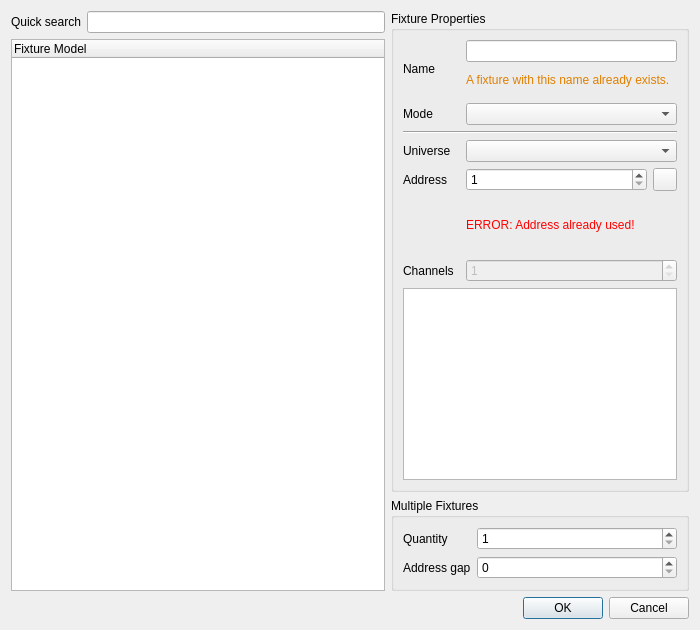
<?xml version="1.0" encoding="UTF-8"?>
<ui version="4.0">
 <author>Massimo Callegari</author>
 <comment>
  Q Light Controller Plus
  addfixture.ui

  Copyright (c) 2015 Massimo Callegari

  Licensed under the Apache License, Version 2.0 (the &quot;License&quot;);
  you may not use this file except in compliance with the License.
  You may obtain a copy of the License at

      http://www.apache.org/licenses/LICENSE-2.0.txt

  Unless required by applicable law or agreed to in writing, software
  distributed under the License is distributed on an &quot;AS IS&quot; BASIS,
  WITHOUT WARRANTIES OR CONDITIONS OF ANY KIND, either express or implied.
  See the License for the specific language governing permissions and
  limitations under the License.
 </comment>
 <class>AddFixture</class>
 <widget class="QDialog" name="AddFixture">
  <property name="geometry">
   <rect>
    <x>0</x>
    <y>0</y>
    <width>700</width>
    <height>630</height>
   </rect>
  </property>
  <property name="windowTitle">
   <string>Add fixture</string>
  </property>
  <layout class="QGridLayout" name="gridLayout_3">
   <item row="0" column="2" rowspan="2">
    <widget class="QGroupBox" name="m_propertiesGroup">
     <property name="sizePolicy">
      <sizepolicy hsizetype="Preferred" vsizetype="Expanding">
       <horstretch>0</horstretch>
       <verstretch>0</verstretch>
      </sizepolicy>
     </property>
     <property name="title">
      <string>Fixture Properties</string>
     </property>
     <layout class="QGridLayout" name="gridLayout">
      <item row="0" column="0">
       <widget class="QLabel" name="m_nameLabel">
        <property name="text">
         <string>Name</string>
        </property>
       </widget>
      </item>
      <item row="0" column="2">
       <layout class="QVBoxLayout" name="m_nameLayout">
        <property name="spacing">
         <number>2</number>
        </property>
        <item>
         <widget class="QLineEdit" name="m_nameEdit">
          <property name="toolTip">
           <string>A friendly name for the new fixture</string>
          </property>
         </widget>
        </item>
        <item>
         <widget class="QLabel" name="m_nameErrorLabel">
          <property name="text">
           <string>&lt;html&gt;&lt;head/&gt;&lt;body&gt;&lt;p&gt;&lt;span style=&quot; color:#e08000;&quot;&gt;A fixture with this name already exists.&lt;/span&gt;&lt;/p&gt;&lt;/body&gt;&lt;/html&gt;</string>
          </property>
         </widget>
        </item>
       </layout>
      </item>
      <item row="1" column="0">
       <widget class="QLabel" name="m_modeLabel">
        <property name="text">
         <string>Mode</string>
        </property>
       </widget>
      </item>
      <item row="1" column="2">
       <widget class="QComboBox" name="m_modeCombo">
        <property name="toolTip">
         <string>Selected fixture mode</string>
        </property>
       </widget>
      </item>
      <item row="2" column="0" colspan="3">
       <widget class="Line" name="line">
        <property name="orientation">
         <enum>Qt::Horizontal</enum>
        </property>
       </widget>
      </item>
      <item row="3" column="0">
       <widget class="QLabel" name="m_universeLabel">
        <property name="text">
         <string>Universe</string>
        </property>
       </widget>
      </item>
      <item row="3" column="2">
       <widget class="QComboBox" name="m_universeCombo">
        <property name="toolTip">
         <string>Add fixture to this universe</string>
        </property>
       </widget>
      </item>
      <item row="4" column="0">
       <widget class="QLabel" name="m_addressLabel">
        <property name="text">
         <string>Address</string>
        </property>
       </widget>
      </item>
      <item row="4" column="2">
       <layout class="QHBoxLayout" name="horizontalLayout_6">
        <item>
         <widget class="QSpinBox" name="m_addressSpin">
          <property name="toolTip">
           <string>The starting address of the (first) added fixture</string>
          </property>
          <property name="minimum">
           <number>1</number>
          </property>
          <property name="maximum">
           <number>512</number>
          </property>
         </widget>
        </item>
        <item>
         <widget class="QToolButton" name="m_diptoolButton">
          <property name="toolTip">
           <string>Address Tool</string>
          </property>
          <property name="icon">
           <iconset resource="qlcui.qrc">
            <normaloff>:/diptool.png</normaloff>:/diptool.png</iconset>
          </property>
         </widget>
        </item>
       </layout>
      </item>
      <item row="6" column="0">
       <widget class="QLabel" name="m_channelsLabel">
        <property name="text">
         <string>Channels</string>
        </property>
       </widget>
      </item>
      <item row="6" column="2">
       <widget class="QSpinBox" name="m_channelsSpin">
        <property name="enabled">
         <bool>false</bool>
        </property>
        <property name="toolTip">
         <string>Number of channels in the selected fixture</string>
        </property>
        <property name="minimum">
         <number>1</number>
        </property>
        <property name="maximum">
         <number>1000</number>
        </property>
        <property name="value">
         <number>1</number>
        </property>
       </widget>
      </item>
      <item row="7" column="0" colspan="3">
       <widget class="QListWidget" name="m_channelList">
        <property name="sizePolicy">
         <sizepolicy hsizetype="Expanding" vsizetype="Maximum">
          <horstretch>0</horstretch>
          <verstretch>0</verstretch>
         </sizepolicy>
        </property>
        <property name="toolTip">
         <string>List of channels in the selected fixture mode</string>
        </property>
        <property name="alternatingRowColors">
         <bool>true</bool>
        </property>
        <property name="selectionMode">
         <enum>QAbstractItemView::NoSelection</enum>
        </property>
       </widget>
      </item>
      <item row="5" column="2">
       <widget class="QLabel" name="m_addrErrorLabel">
        <property name="text">
         <string>&lt;html&gt;&lt;head/&gt;&lt;body&gt;&lt;p&gt;&lt;span style=&quot; color:#ff0000;&quot;&gt;ERROR: Address already used!&lt;/span&gt;&lt;/p&gt;&lt;/body&gt;&lt;/html&gt;</string>
        </property>
       </widget>
      </item>
     </layout>
    </widget>
   </item>
   <item row="1" column="0" rowspan="2" colspan="2">
    <widget class="QTreeWidget" name="m_tree">
     <property name="sizePolicy">
      <sizepolicy hsizetype="Preferred" vsizetype="Expanding">
       <horstretch>0</horstretch>
       <verstretch>0</verstretch>
      </sizepolicy>
     </property>
     <column>
      <property name="text">
       <string>Fixture Model</string>
      </property>
     </column>
    </widget>
   </item>
   <item row="0" column="0">
    <widget class="QLabel" name="label">
     <property name="text">
      <string>Quick search</string>
     </property>
    </widget>
   </item>
   <item row="2" column="2">
    <widget class="QGroupBox" name="m_multipleGroup">
     <property name="sizePolicy">
      <sizepolicy hsizetype="Preferred" vsizetype="Fixed">
       <horstretch>0</horstretch>
       <verstretch>0</verstretch>
      </sizepolicy>
     </property>
     <property name="title">
      <string>Multiple Fixtures</string>
     </property>
     <layout class="QGridLayout" name="gridLayout_2">
      <item row="0" column="0">
       <widget class="QLabel" name="m_amountLabel">
        <property name="text">
         <string>Quantity</string>
        </property>
       </widget>
      </item>
      <item row="0" column="1">
       <widget class="QSpinBox" name="m_amountSpin">
        <property name="sizePolicy">
         <sizepolicy hsizetype="Expanding" vsizetype="Fixed">
          <horstretch>0</horstretch>
          <verstretch>0</verstretch>
         </sizepolicy>
        </property>
        <property name="toolTip">
         <string>Number of fixtures to add</string>
        </property>
        <property name="minimum">
         <number>1</number>
        </property>
        <property name="maximum">
         <number>512</number>
        </property>
       </widget>
      </item>
      <item row="1" column="0">
       <widget class="QLabel" name="m_gapLabel">
        <property name="text">
         <string>Address gap</string>
        </property>
       </widget>
      </item>
      <item row="1" column="1">
       <widget class="QSpinBox" name="m_gapSpin">
        <property name="toolTip">
         <string>Number of empty channels to leave between added fixtures</string>
        </property>
        <property name="maximum">
         <number>511</number>
        </property>
       </widget>
      </item>
     </layout>
    </widget>
   </item>
   <item row="4" column="0" colspan="3">
    <layout class="QHBoxLayout" name="horizontalLayout">
     <item>
      <widget class="QLabel" name="m_fixturesCount">
       <property name="text">
        <string/>
       </property>
      </widget>
     </item>
     <item>
      <widget class="QDialogButtonBox" name="m_buttonBox">
       <property name="orientation">
        <enum>Qt::Horizontal</enum>
       </property>
       <property name="standardButtons">
        <set>QDialogButtonBox::Cancel|QDialogButtonBox::Ok</set>
       </property>
      </widget>
     </item>
    </layout>
   </item>
   <item row="0" column="1">
    <widget class="QLineEdit" name="m_searchEdit"/>
   </item>
  </layout>
 </widget>
 <resources>
  <include location="qlcui.qrc"/>
 </resources>
 <connections>
  <connection>
   <sender>m_buttonBox</sender>
   <signal>accepted()</signal>
   <receiver>AddFixture</receiver>
   <slot>accept()</slot>
   <hints>
    <hint type="sourcelabel">
     <x>359</x>
     <y>449</y>
    </hint>
    <hint type="destinationlabel">
     <x>308</x>
     <y>376</y>
    </hint>
   </hints>
  </connection>
  <connection>
   <sender>m_buttonBox</sender>
   <signal>rejected()</signal>
   <receiver>AddFixture</receiver>
   <slot>reject()</slot>
   <hints>
    <hint type="sourcelabel">
     <x>284</x>
     <y>424</y>
    </hint>
    <hint type="destinationlabel">
     <x>399</x>
     <y>376</y>
    </hint>
   </hints>
  </connection>
 </connections>
</ui>
